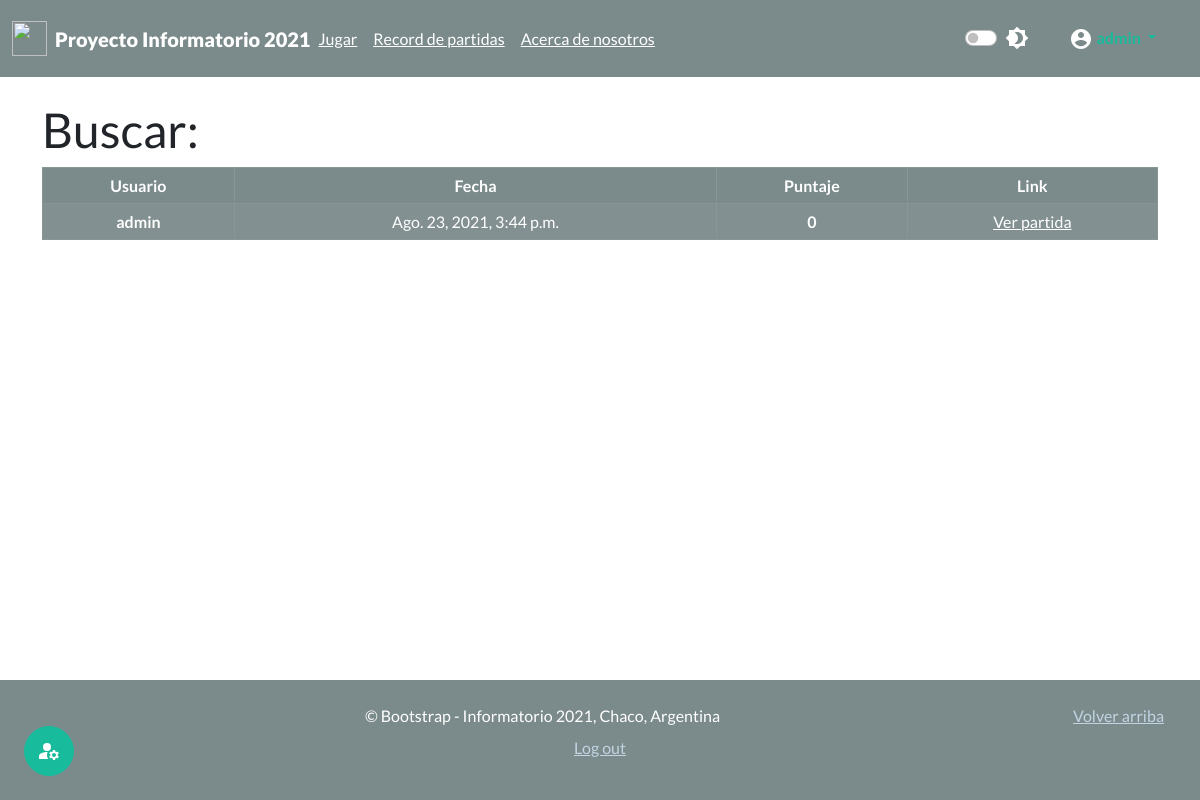
/partida/buscar/ (signed in), run on the app's committed database.
### juego_chaco/models.py (models this page shows)
class Partida(models.Model):
    id=models.UUIDField(primary_key=True, default=uuid.uuid4, editable=False)
    usuario=models.ForeignKey(User,on_delete=models.CASCADE)
    puntuacion=models.IntegerField()
    fecha = models.DateTimeField(auto_now_add=True, editable=False)

### juego_chaco/views.py (the view)
# urls.py: path('buscar/',views.buscador,name="buscar-partida"),
def buscador(request):
    page=request.GET.get('page', 1) #numero de la página de resultados
    buscar = request.GET.get('search', None)
    orden = request.GET.get('ord', 0) #por defecto busca descendente
    metodo = request.GET.get('met', "fecha") #por defecto busca por fecha
    cantidad = request.GET.get('num', 20) #Cantidad por página, 20 por defecto
    orden=["-",""][int(orden)]
    if buscar:#si se define palabras clave las filtra
        buscar=buscar.split("+¡")[0:-1]
        partidas=Partida.objects.filter(reduce(lambda x, y: x | y, [Q(usuario__contains=x) for x in buscar])).order_by(orden+metodo)
    else: #en caso contrario busca todas las partidas en la db
        partidas=Partida.objects.all().order_by(orden+metodo)
    print(orden+metodo)
    resultados_paginados=revisar_partida(partidas,int(page),int(cantidad))
    context={"partidas":resultados_paginados, "ranking":True}
    return render(request, 'juego/buscador_partidas.html',context)

### juego_chaco/views.py (called while the page is built)
def revisar_partida(partidas,page,cant):
    paginator=Paginator(partidas,cant)
    try:
        return paginator.page(page)
    except PageNotAnInteger:
        return paginator.page(1)
    except EmptyPage:
        return paginator.page(paginator.num_pages)

### templates/juego/buscador_partidas.html (shortened to what this page needs)
{% extends 'base.html' %}
{% block content %}
<div class="container">
    <div class="col g-3 py-4">
        <div class="row">
            <h1>Buscar:</h2>
        </div>
        <div class="row">
            <div>{% include 'partials/_tableresults.html' %}</div>
        </div>
    </div>
</div>
{% endblock %}

### templates/partials/_tableresults.html (shortened to what this page needs)
{% load static %}
<table class="table table-dark table-bordered table-striped table-hover">
    <thead class="thead-dark text-center">
        <tr>
            {% if ranking %}
            <th>Usuario</th>
            {% endif %}
            <th>Fecha</th>
            <th>Puntaje</th>
            <th>Link</th>
    </thead>
    <tbody>
        {% for partida in partidas %}
        <tr  class="text-center">
            {% if ranking %}
            <th>{{partida.usuario}}</th>
            {% endif %}
            <td>{{partida.fecha}}</td>
            <td><b>{{partida.puntuacion}}</b></td>
            <td><a href="{% url 'ver-partida' partida.id %}" style="color:#fff">Ver partida</a></td>
        </tr>
        {% endfor %}
    </tbody>
</table>

### data on the page
Partida: usuario "admin", fecha "Ago. 23, 2021, 3:44 p.m.", puntuacion "0"
